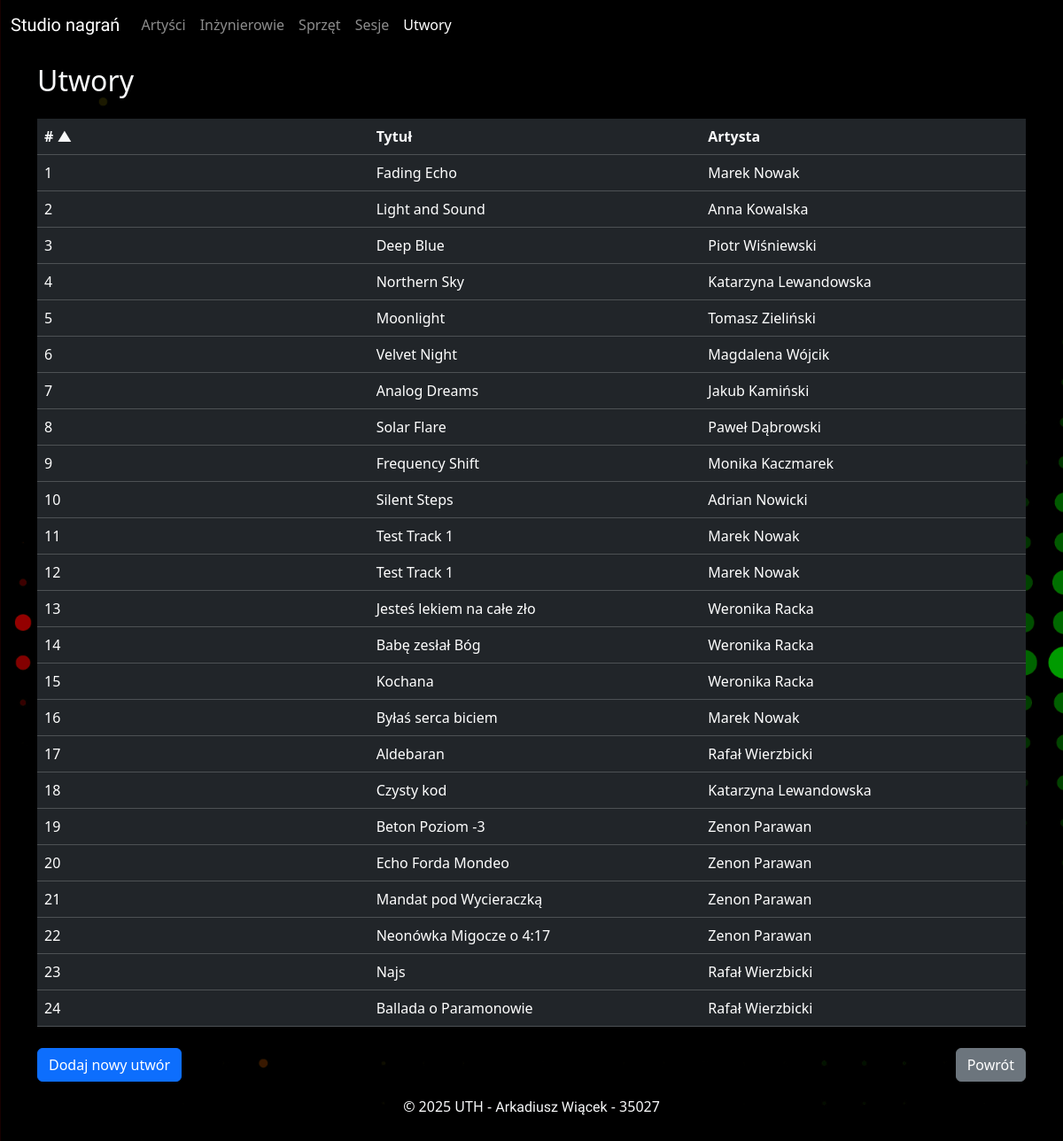
The app's page /utwory with its own data.
### studio_nagran.py (models this page shows)
class Utwory(Base):
    __tablename__ = "utwory"
    IdUtworu = Column(Integer, primary_key=True)
    IdArtysty = Column(Integer, ForeignKey("artysci.IdArtysty", ondelete="CASCADE"))
    IdSesji = Column(Integer, ForeignKey("sesje.IdSesji", ondelete="CASCADE"))
    Tytul = Column(String)
    artysci = relationship("Artysci", back_populates="utwory")
    sesje = relationship("Sesje", back_populates="utwory")

class Artysci(Base):
    __tablename__ = "artysci"
    IdArtysty = Column(Integer, primary_key=True)
    Nazwa = Column(String)
    Imie = Column(String)
    Nazwisko = Column(String)
    sesje = relationship(
        "Sesje", back_populates="artysci", cascade="all, delete-orphan"
    )
    utwory = relationship(
        "Utwory", back_populates="artysci", cascade="all, delete-orphan"
    )

### studio_nagran.py (the view)
@app.route("/utwory")
def utwory_view():
    sesja = Session()
    try:
        sort_by = request.args.get('sort', 'IdUtworu')
        order = request.args.get('order', 'asc')
        if sort_by in ['Imie', 'Nazwisko']:
            if sort_by == 'Imie':
                column = Artysci.Imie
            else:
                column = Artysci.Nazwisko
            if order == 'desc':
                column = column.desc()
            else:
                column = column.asc()
            utwory = (
                sesja.query(Utwory)
                .join(Artysci)
                .options(joinedload(Utwory.artysci))
                .options(joinedload(Utwory.sesje))
                .order_by(column)
                .all()
            )
        else:
            sort_columns = {
                'IdUtworu': Utwory.IdUtworu,
                'Tytul': Utwory.Tytul
            }
            if sort_by not in sort_columns:
                sort_by = 'IdUtworu'
            column = sort_columns[sort_by]
            if order == 'desc':
                column = column.desc()
            else:
                column = column.asc()
            utwory = (
                sesja.query(Utwory)
                .options(joinedload(Utwory.artysci))
                .options(joinedload(Utwory.sesje))
                .order_by(column)
                .all()
            )
        return render_template("utwory.html", utwory=utwory, sort_by=sort_by, order=order)
    finally:
        sesja.close()

### templates/utwory.html (shortened to what this page needs)
{% extends "base.html" %}
{% block content %}
    <div class="container">
        <div class="row py-1 py-sm-3">
            <div class="col text-light">
                <h2>
                    Utwory
                </h2>
            </div>
        </div>
        <div class="row">
            <div class="col">
                <table class="table table-hover table-dark">
                    <thead>
                        <tr class="d-sm-table-row">
                            <th>
                                <div class="row">
                                    <div class="col-auto col-sm-4">
                                        <a href="?sort=IdUtworu&order={% if sort_by == 'IdUtworu' and order == 'asc' %}desc{% else %}asc{% endif %}" class="text-light text-decoration-none">
                                            # {% if sort_by == 'IdUtworu' %}{% if order == 'asc' %}▲{% else %}▼{% endif %}{% endif %}
                                        </a>
                                    </div>
                                    <div class="col-auto col-sm-4">
                                        <a href="?sort=Tytul&order={% if sort_by == 'Tytul' and order == 'asc' %}desc{% else %}asc{% endif %}" class="text-light text-decoration-none">
                                            Tytuł {% if sort_by == 'Tytul' %}{% if order == 'asc' %}▲{% else %}▼{% endif %}{% endif %}
                                        </a>
                                    </div>
                                    <div class="col-auto col-sm-4">
                                        <a href="?sort=Imie&order={% if sort_by == 'Imie' and order == 'asc' %}desc{% else %}asc{% endif %}" class="text-light text-decoration-none">
                                            Artysta {% if sort_by == 'Imie' %}{% if order == 'asc' %}▲{% else %}▼{% endif %}{% endif %}
                                        </a>
                                    </div>
                                </div>
                            </th>
                        </tr>
                    </thead>
                    {% for utwor in utwory %}
                        <tr>
                            <td>
                                <div class="row">
                                    <div class="col-12 col-sm-4">
                                        <span class="d-inline d-sm-none"># </span>{{ utwor.IdUtworu }}
                                    </div>
                                    <div class="col-12 col-sm-4">
                                        {{ utwor.Tytul }}
                                    </div>
                                    <div class="col-12 col-sm-4">
                                        {{ utwor.artysci.Imie }} {{ utwor.artysci.Nazwisko }}
                                    </div>
                                </div>
                            </td>
                        </tr>
                    {% endfor %}
                </table>
            </div>
        </div>
        <div class="row">
            <div class="col-12 col-sm pt-2">
                <a href="{{ url_for("dodaj_utwor_view") }}"
                   class="btn btn-primary btn-block">Dodaj nowy utwór</a>
            </div>
            <div class="col-12 col-sm pt-2 d-flex justify-content-sm-end">
                <a href="{{ url_for("index") }}" class="btn btn-secondary btn-block">Powrót</a>
            </div>
        </div>
    </div>
{% endblock content %}

### static/style.css (style rules this page uses)
body { background-image: linear-gradient(to right, red, yellow, green, red, yellow), url('images/colour_wave.jpg'); animation: gradientShift 40s infinite linear; background-repeat: no-repeat; background-blend-mode: darken; background-position: absolute; background-size: 400% 100%, cover; background-attachment: fixed; }

### records on screen
Utwory: IdUtworu "1", Tytul "Fading Echo", artysci.Imie "Marek", artysci.Nazwisko "Nowak"
Utwory: IdUtworu "2", Tytul "Light and Sound", artysci.Imie "Anna", artysci.Nazwisko "Kowalska"
Utwory: IdUtworu "3", Tytul "Deep Blue", artysci.Imie "Piotr", artysci.Nazwisko "Wiśniewski"
Utwory: IdUtworu "4", Tytul "Northern Sky", artysci.Imie "Katarzyna", artysci.Nazwisko "Lewandowska"
Utwory: IdUtworu "5", Tytul "Moonlight", artysci.Imie "Tomasz", artysci.Nazwisko "Zieliński"
Utwory: IdUtworu "6", Tytul "Velvet Night", artysci.Imie "Magdalena", artysci.Nazwisko "Wójcik"
Utwory: IdUtworu "7", Tytul "Analog Dreams", artysci.Imie "Jakub", artysci.Nazwisko "Kamiński"
Utwory: IdUtworu "8", Tytul "Solar Flare", artysci.Imie "Paweł", artysci.Nazwisko "Dąbrowski"
Utwory: IdUtworu "9", Tytul "Frequency Shift", artysci.Imie "Monika", artysci.Nazwisko "Kaczmarek"
Utwory: IdUtworu "10", Tytul "Silent Steps", artysci.Imie "Adrian", artysci.Nazwisko "Nowicki"
Utwory: IdUtworu "11", Tytul "Test Track 1", artysci.Imie "Marek", artysci.Nazwisko "Nowak"
Utwory: IdUtworu "12", Tytul "Test Track 1", artysci.Imie "Marek", artysci.Nazwisko "Nowak"
Utwory: IdUtworu "13", Tytul "Jesteś lekiem na całe zło", artysci.Imie "Weronika", artysci.Nazwisko "Racka"
Utwory: IdUtworu "14", Tytul "Babę zesłał Bóg", artysci.Imie "Weronika", artysci.Nazwisko "Racka"
Utwory: IdUtworu "15", Tytul "Kochana", artysci.Imie "Weronika", artysci.Nazwisko "Racka"
Utwory: IdUtworu "16", Tytul "Byłaś serca biciem", artysci.Imie "Marek", artysci.Nazwisko "Nowak"
Utwory: IdUtworu "17", Tytul "Aldebaran", artysci.Imie "Rafał", artysci.Nazwisko "Wierzbicki"
Utwory: IdUtworu "18", Tytul "Czysty kod", artysci.Imie "Katarzyna", artysci.Nazwisko "Lewandowska"
Utwory: IdUtworu "19", Tytul "Beton Poziom -3", artysci.Imie "Zenon", artysci.Nazwisko "Parawan"
Utwory: IdUtworu "20", Tytul "Echo Forda Mondeo", artysci.Imie "Zenon", artysci.Nazwisko "Parawan"
Utwory: IdUtworu "21", Tytul "Mandat pod Wycieraczką", artysci.Imie "Zenon", artysci.Nazwisko "Parawan"
Utwory: IdUtworu "22", Tytul "Neonówka Migocze o 4:17", artysci.Imie "Zenon", artysci.Nazwisko "Parawan"
Utwory: IdUtworu "23", Tytul "Najs", artysci.Imie "Rafał", artysci.Nazwisko "Wierzbicki"
Utwory: IdUtworu "24", Tytul "Ballada o Paramonowie", artysci.Imie "Rafał", artysci.Nazwisko "Wierzbicki"
